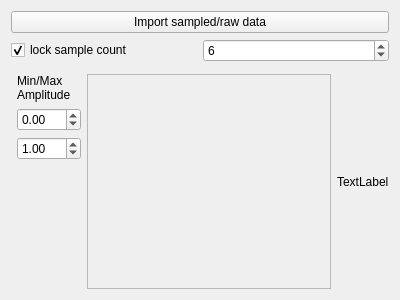
<?xml version="1.0" encoding="UTF-8"?>
<ui version="4.0">
 <class>SpectralColorPicker</class>
 <widget class="QWidget" name="SpectralColorPicker">
  <property name="geometry">
   <rect>
    <x>0</x>
    <y>0</y>
    <width>400</width>
    <height>300</height>
   </rect>
  </property>
  <property name="windowTitle">
   <string>Form</string>
  </property>
  <layout class="QVBoxLayout" name="verticalLayout">
   <item>
    <layout class="QHBoxLayout" name="horizontalLayout_2">
     <property name="spacing">
      <number>0</number>
     </property>
     <property name="bottomMargin">
      <number>0</number>
     </property>
     <item>
      <widget class="QPushButton" name="importRawDataButton">
       <property name="text">
        <string>Import sampled/raw data</string>
       </property>
      </widget>
     </item>
    </layout>
   </item>
   <item>
    <layout class="QHBoxLayout" name="horizontalLayout">
     <item>
      <widget class="QCheckBox" name="lockSampleCount">
       <property name="text">
        <string>lock sample count</string>
       </property>
       <property name="checked">
        <bool>true</bool>
       </property>
      </widget>
     </item>
     <item>
      <widget class="QSpinBox" name="sampleCount">
       <property name="minimum">
        <number>1</number>
       </property>
       <property name="maximum">
        <number>300</number>
       </property>
       <property name="value">
        <number>6</number>
       </property>
      </widget>
     </item>
    </layout>
   </item>
   <item>
    <widget class="picogen::qt4_gui::SpectralCurve" name="spectralCurve" native="true"/>
   </item>
   <item>
    <layout class="QHBoxLayout" name="horizontalLayout_3">
     <item>
      <layout class="QVBoxLayout" name="verticalLayout_3">
       <property name="leftMargin">
        <number>6</number>
       </property>
       <item>
        <widget class="QLabel" name="label">
         <property name="text">
          <string>Min/Max
Amplitude</string>
         </property>
        </widget>
       </item>
       <item>
        <widget class="QDoubleSpinBox" name="minAmp">
         <property name="sizePolicy">
          <sizepolicy hsizetype="Minimum" vsizetype="Fixed">
           <horstretch>0</horstretch>
           <verstretch>0</verstretch>
          </sizepolicy>
         </property>
         <property name="maximumSize">
          <size>
           <width>64</width>
           <height>16777215</height>
          </size>
         </property>
         <property name="minimum">
          <double>-1000000.000000000000000</double>
         </property>
         <property name="maximum">
          <double>1000000.000000000000000</double>
         </property>
         <property name="singleStep">
          <double>0.100000000000000</double>
         </property>
        </widget>
       </item>
       <item>
        <widget class="QDoubleSpinBox" name="maxAmp">
         <property name="sizePolicy">
          <sizepolicy hsizetype="Minimum" vsizetype="Fixed">
           <horstretch>0</horstretch>
           <verstretch>0</verstretch>
          </sizepolicy>
         </property>
         <property name="maximumSize">
          <size>
           <width>64</width>
           <height>16777215</height>
          </size>
         </property>
         <property name="minimum">
          <double>-1000000.000000000000000</double>
         </property>
         <property name="maximum">
          <double>1000000.000000000000000</double>
         </property>
         <property name="singleStep">
          <double>0.100000000000000</double>
         </property>
         <property name="value">
          <double>1.000000000000000</double>
         </property>
        </widget>
       </item>
       <item>
        <spacer name="verticalSpacer">
         <property name="orientation">
          <enum>Qt::Vertical</enum>
         </property>
         <property name="sizeHint" stdset="0">
          <size>
           <width>20</width>
           <height>40</height>
          </size>
         </property>
        </spacer>
       </item>
      </layout>
     </item>
     <item>
      <widget class="QScrollArea" name="scrollArea">
       <property name="widgetResizable">
        <bool>true</bool>
       </property>
       <widget class="QWidget" name="scrollAreaWidgetContents">
        <property name="geometry">
         <rect>
          <x>0</x>
          <y>0</y>
          <width>241</width>
          <height>194</height>
         </rect>
        </property>
        <layout class="QVBoxLayout" name="verticalLayout_2">
         <item>
          <widget class="picogen::qt4_gui::SpectrumDisplay" name="widget_2" native="true"/>
         </item>
         <item>
          <layout class="QHBoxLayout" name="slidersLayout"/>
         </item>
        </layout>
       </widget>
      </widget>
     </item>
     <item>
      <widget class="QLabel" name="colorPreview">
       <property name="minimumSize">
        <size>
         <width>32</width>
         <height>0</height>
        </size>
       </property>
       <property name="maximumSize">
        <size>
         <width>58</width>
         <height>16777215</height>
        </size>
       </property>
       <property name="text">
        <string>TextLabel</string>
       </property>
       <property name="scaledContents">
        <bool>true</bool>
       </property>
      </widget>
     </item>
    </layout>
   </item>
  </layout>
 </widget>
 <customwidgets>
  <customwidget>
   <class>picogen::qt4_gui::SpectrumDisplay</class>
   <extends>QWidget</extends>
   <header>spectrumdisplay.h</header>
   <container>1</container>
  </customwidget>
  <customwidget>
   <class>picogen::qt4_gui::SpectralCurve</class>
   <extends>QWidget</extends>
   <header>spectralcurve.h</header>
   <container>1</container>
  </customwidget>
 </customwidgets>
 <resources/>
 <connections/>
</ui>
